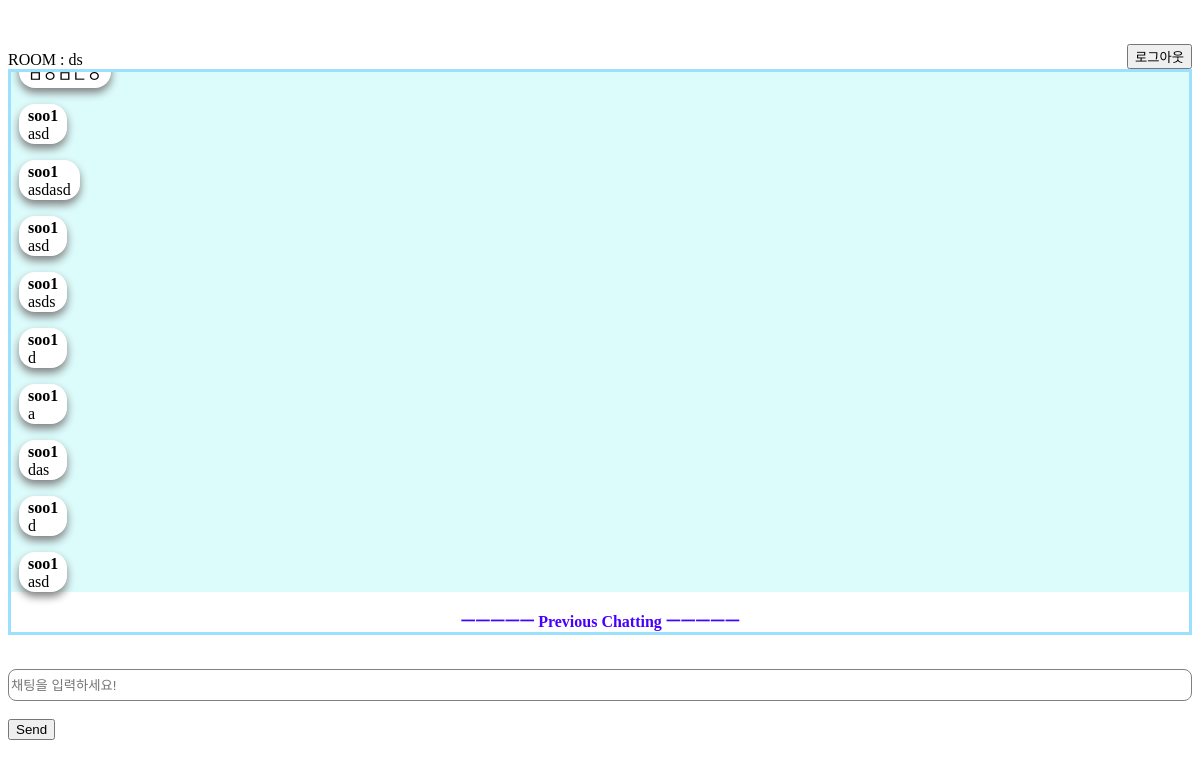
Before: /room_chat/ds/ with the older database file.
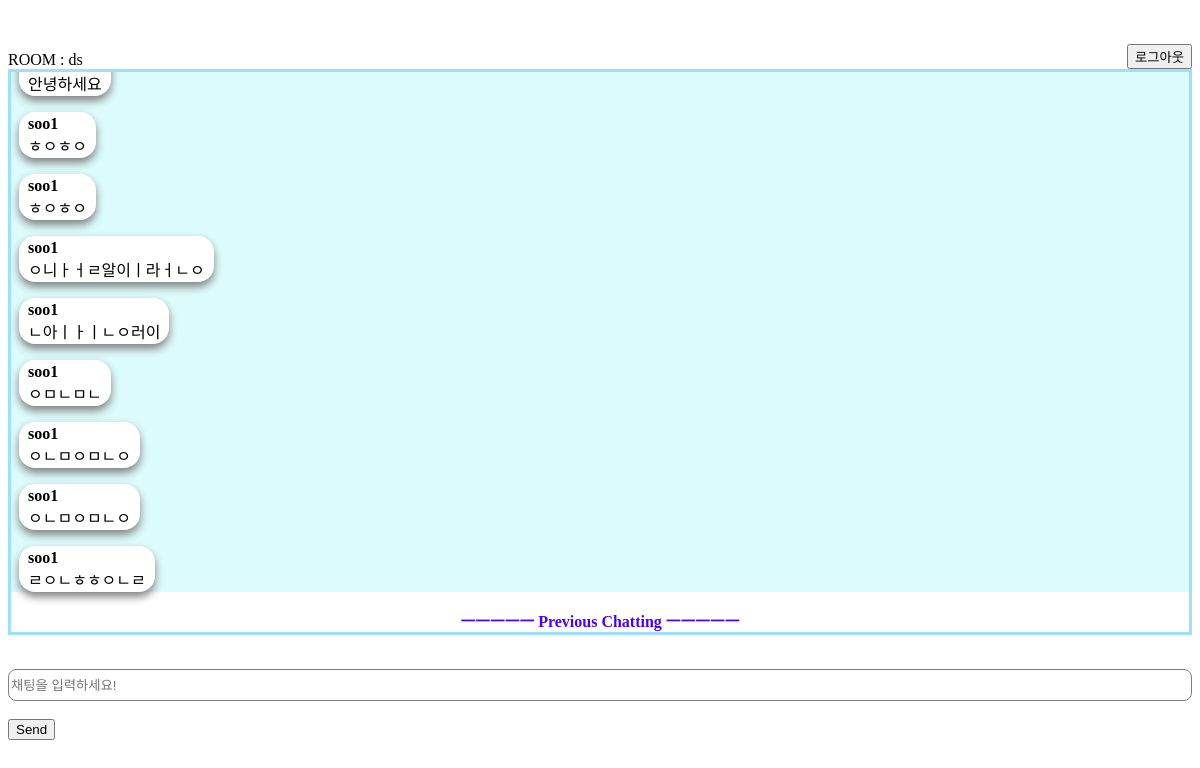
After: the same page with the newer database file.
### chats/models.py (models this page shows, shortened)
class ChatMessage(models.Model):
    user = models.ForeignKey(User, on_delete=models.CASCADE)
    room = models.ForeignKey(Room, on_delete=models.CASCADE, related_name="messages")
    content = models.TextField()

class User(AbstractBaseUser, PermissionsMixin):
    userID = models.CharField(max_length=50, unique = True)
    is_active = models.BooleanField(default=True)
    is_staff_user = models.BooleanField(default=False)
    is_superuser = models.BooleanField(default=False)
    objects = UserManger()
    USERNAME_FIELD = 'userID'
    class Meta:
        db_table = 'user'

### chats/views.py (the view)
# urls.py: path("room_chat/<str:name>/",room_chat,name = "room_chat"),
def room_chat(request, name):
    messages=ChatMessage.objects.filter(room=Room.objects.get(name=name))
    context = {
        'room_name' : name,
        'messages': messages,
        'room_name' : name,
    }
    return render(request, 'room_chat.html', context)

### templates/room_chat.html (shortened to what this page needs)
<div class="container">
    <div class="row">
        <div class="col-12">
            <br><br>
            <div class="alert alert-info" id="room_name" role="alert" style="display:flex; justify-content: space-between;
            align-items: flex-end;">
                <div style="display:flex;">ROOM : {{room_name}}</div>
                <a href="/accounts/logout/">
                <button type="button" class="btn">로그아웃</button>
                </a>
            </div>
            <form>
                <div class="form-group" id="scrollContainer" style="max-height: 35rem;
                overflow-y: scroll; border:0.2rem solid rgb(155, 225, 253);">
                    <div class="jumbotron" id="chatbox"
                    style="background-color:rgb(220, 251, 251);"
                    >
                    {% if messages %}
                    {% for message in messages %}
                        <div class="chatting" style="border: solid 0.1px rgba(255, 255, 255, 0);
                        display:flex; flex-direction: column;
                        margin:0rem 1rem 1rem 0.5rem;
                        width:fit-content;
                        padding: 0.125rem 0.5rem 0rem 0.5rem;
                        box-shadow: 0rem 0.3rem 0.5rem 0rem gray;
                        border-radius: 1rem;
                        background-color:rgb(255, 255, 255);
                        "><b >{{ message.user.userID }}</b> {{ message.content }}</div>
                        {% endfor %}
                    </div>
                    <div class="previousChatting"
                    style="display: flex; justify-content:center; font-family: Georgia ; font-weight:bold; color: rgb(72, 0, 255);
                    ">
                     ㅡㅡㅡㅡㅡ Previous Chatting ㅡㅡㅡㅡㅡ
                    </div>
                </div>
                {% else %}
                <div class="jumbotron" id="chatbox"> ddd</div>
                <b>아직 메세지가 없습니다~</b>
                    {% endif %}
                </div>
                <br/>
                <div class="form-group">
                    <input class="form-control"
                    style="width: 100%; height:2rem; border:solid 0.1px gray; border-radius:0.5rem;"
                    placeholder="채팅을 입력하세요!" id="my_input" type="text" required></br>
                </div>
                <br/>
                <input class="btn btn-primary btn-lg btn-block" id="submit_button" type="button" onClick="sendChat()" value="Send">
        </div>
    </div>

Changed rows visible on the page:
no longer on this page (row unchanged): ChatMessage: content "ㅁㅇㅁㄴㅇ"
no longer on this page (row unchanged): ChatMessage: user.userID "soo1", content "asd"
no longer on this page (row unchanged): ChatMessage: user.userID "soo1", content "asdasd"
no longer on this page (row unchanged): ChatMessage: user.userID "soo1", content "asd"
no longer on this page (row unchanged): ChatMessage: user.userID "soo1", content "asds"
no longer on this page (row unchanged): ChatMessage: user.userID "soo1", content "d"
no longer on this page (row unchanged): ChatMessage: user.userID "soo1", content "a"
no longer on this page (row unchanged): ChatMessage: user.userID "soo1", content "das"
no longer on this page (row unchanged): ChatMessage: user.userID "soo1", content "d"
no longer on this page (row unchanged): ChatMessage: user.userID "soo1", content "asd"
added ChatMessage: content "안녕하세요"
added ChatMessage: user.userID "soo1", content "ㅎㅇㅎㅇ"
added ChatMessage: user.userID "soo1", content "ㅎㅇㅎㅇ"
added ChatMessage: user.userID "soo1", content "ㅇ니ㅏㅓㄹ알이ㅣ라ㅓㄴㅇ"
added ChatMessage: user.userID "soo1", content "ㄴ아ㅣㅏㅣㄴㅇ러이"
added ChatMessage: user.userID "soo1", content "ㅇㅁㄴㅁㄴ"
added ChatMessage: user.userID "soo1", content "ㅇㄴㅁㅇㅁㄴㅇ"
added ChatMessage: user.userID "soo1", content "ㅇㄴㅁㅇㅁㄴㅇ"
added ChatMessage: user.userID "soo1", content "ㄹㅇㄴㅎㅎㅇㄴㄹ"
